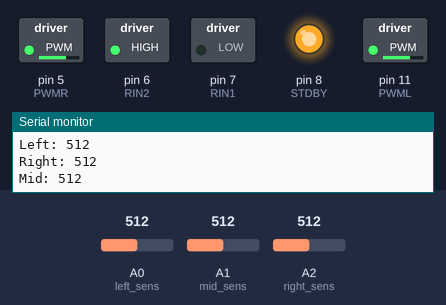
Simulated run of this sketch. Board: Arduino Uno, built with avr-gcc and run on an emulated ATmega328P. On the bench: switched loads named in the sketch (green lamp = pin HIGH), output pins drawn as LEDs (lit = HIGH), the last lines printed to the serial monitor. The test bench sets the inputs (shaded band); at power-on: A0 (left_sens) = 512, A1 (mid_sens) = 512, A2 (right_sens) = 512. Pins used as bus, display or sensor lines are not drawn.

Above: at 1.2 s.
1.3 s: A0 (left_sens) set to 591
2.8 s: A0 (left_sens) set to 616
At 3.7 s:
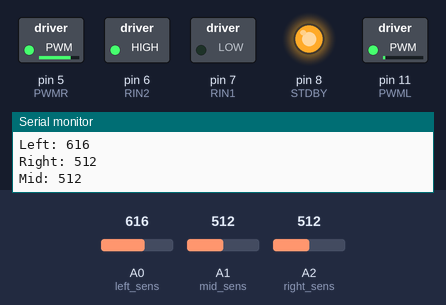
4.3 s: A1 (mid_sens) set to 610
At 5.2 s:
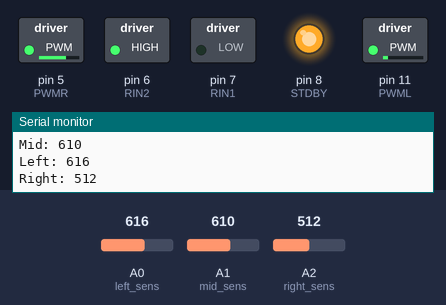
5.8 s: A1 (mid_sens) set to 511
At 6.7 s:
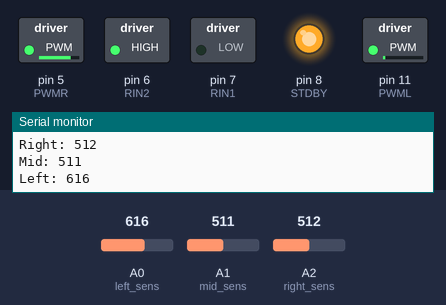
8.8 s: A1 (mid_sens) set to 640
At 9.6 s:
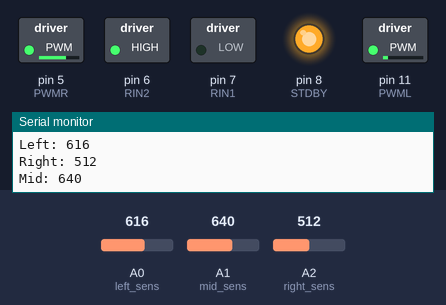
11.8 s: A2 (right_sens) set to 11
13.3 s: A2 (right_sens) set to 8
Timing chart, 0 to 15.8 s (numbered marks = the images above; inputs shaded):
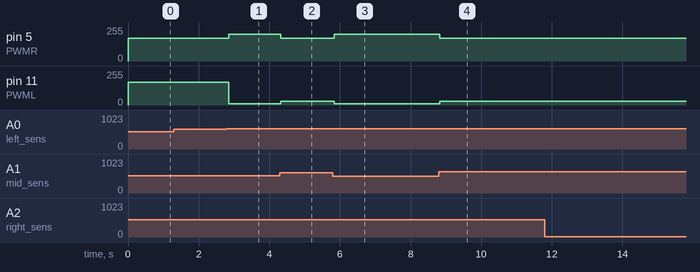

The sketch:

state_2.ino.ino
```cpp
#define START 1
#define GAP_LEFT 2
#define TANK_RIGHT 3
#define CURVY 4
#define LOOP 5

const int left_sens = A0;
const int mid_sens = A1;
const int right_sens = A2;

int threshold_l = 600;
int threshold_r = 630;
int threshold_m = 515;
int state;

const int PWML=11; // Pololu drive A
const int LIN2=10;
const int LIN1 =9;
const int STDBY=8;
const int RIN1 =7; // Pololu drive B
const int RIN2 =6;
const int PWMR =5;


int prev = 0;
int cur_turn = 0;
float aggr = 0.95;

// Line Sensor Variables
int l;
int r;
int m;

bool on_line = true;
bool prev_on_line = true;
int gaps = 0;


#define GAP 1;
#define RIGHT 2;
#define LEFT 3;

void setup() {
  // put your setup code here, to run once:
  Serial.begin(9600);

  pinMode(PWMR , OUTPUT);
  pinMode(RIN1 , OUTPUT);
  pinMode(RIN2 , OUTPUT);
  pinMode(LIN1 , OUTPUT);
  pinMode(LIN2 , OUTPUT);
  pinMode(PWML , OUTPUT);
  pinMode(STDBY , OUTPUT);
  digitalWrite(STDBY , HIGH);

  prev = 0;
  cur_turn = 0;
  drive(0, 0);

}


void loop() {
  l = sense_l();
  r = sense_r();
  m = sense_m();
  prev_on_line = on_line;

  if (l == 0 && r == 0 && m == 0){
    on_line = false;
  } else {
    on_line = true;
  }

  if (gaps == 3){
    if(on_line == true){
      drive(0, 0);
    } else{
      drive(-200, 200);
    }
  } else{

    if (prev_on_line == true && on_line == false){
    gaps++;
    }
    cur_turn = turn_dir_2();
    make_turn_2(cur_turn);

  }
  delay(5);
}

void drive(int speedL, int speedR){
  // Here, speed is an integer from -255 to 255
  motorWrite(speedL, LIN1, LIN2, PWML);
  motorWrite(speedR, RIN1, RIN2, PWMR);
}

void motorWrite(int spd, int pin_IN1 , int pin_IN2 , int pin_PWM){
  if (spd < 0){
    digitalWrite(pin_IN1 , HIGH); // go one way
    digitalWrite(pin_IN2 , LOW);
  }
  else{
    digitalWrite(pin_IN1 , LOW); // go the other way
    digitalWrite(pin_IN2 , HIGH);
  }
  analogWrite(pin_PWM , abs(spd));
}

int sense_l() {
  int s = analogRead(left_sens);
  Serial.print("Left: ");
  Serial.println(s);
  if (s > threshold_l) {
    return 1;
  } else {
    return 0;
  }
}
int sense_r() {
  int s = analogRead(right_sens);
  Serial.print("Right: ");
  Serial.println(s);
  if (s > threshold_r) {
    return 1;
  } else {
    return 0;
  }
}
int sense_m() {
  int s = analogRead(mid_sens);
  Serial.print("Mid: ");
  Serial.println(s);
  if (s > threshold_m) {
    return 1;
  } else {
    return 0;
  }
}


int turn_dir_2() {
  if (l == 1 && r == 1 && m == 1){
    return 0; //straight
  }
  else if (l == 0 && r == 1 && m ==1){
    return 1; // slight right
  }
  else if (l == 0 && r == 1 && m ==0){
    return 2; // big right
  }
  else if (l == 1 && r == 0 && m ==1){
    return -1; // slight left
  }
  else if (l == 1 && r == 0 && m ==0){
    return -2; // big left
  }
  else if (l==0 && r == 0 && m == 0){
    return 0;
  }
  else{
    return 0;
  }
}


void make_turn_2(int turn){
  if (turn == 0){
    drive(170, 170);
  }
  if (turn == 1){
    drive(170, 30);
  }
  if (turn == 2) {
    drive(200, 10);
  }
  if (turn == -1){
    drive(30, 170);
  }
  if (turn == -2) {
    drive(10, 200);
  }
}
```

Measured:
- the behaviour switches between 600 and 601 on A0 (left_sens) (found by bisection; images 0 and 1)
- after the input at 2.8 s, pin 5 (PWMR): 170/255 → 200/255 after 0.05 s; pin 11 (PWML): 170/255 → 10/255 after 0.05 s
- after the input at 4.3 s, pin 5 (PWMR): 200/255 → 170/255 at once; pin 11 (PWML): 10/255 → 30/255 at once
- after the input at 5.8 s, pin 5 (PWMR): 170/255 → 200/255 at once; pin 11 (PWML): 30/255 → 10/255 at once
- after the input at 8.8 s, pin 5 (PWMR): 200/255 → 170/255 at once; pin 11 (PWML): 10/255 → 30/255 at once
